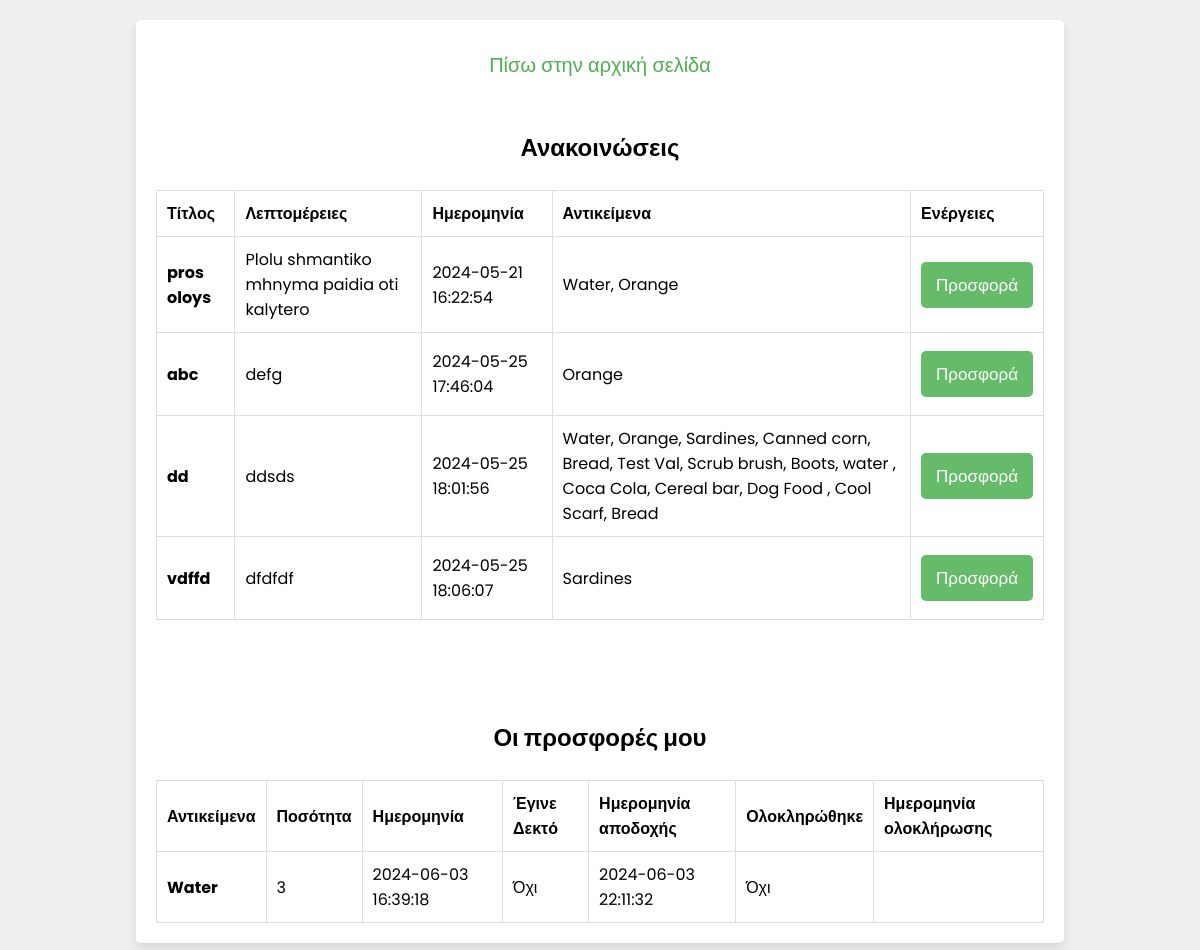
The page /civilian_announcements.php (signed in) on the database as committed earlier.
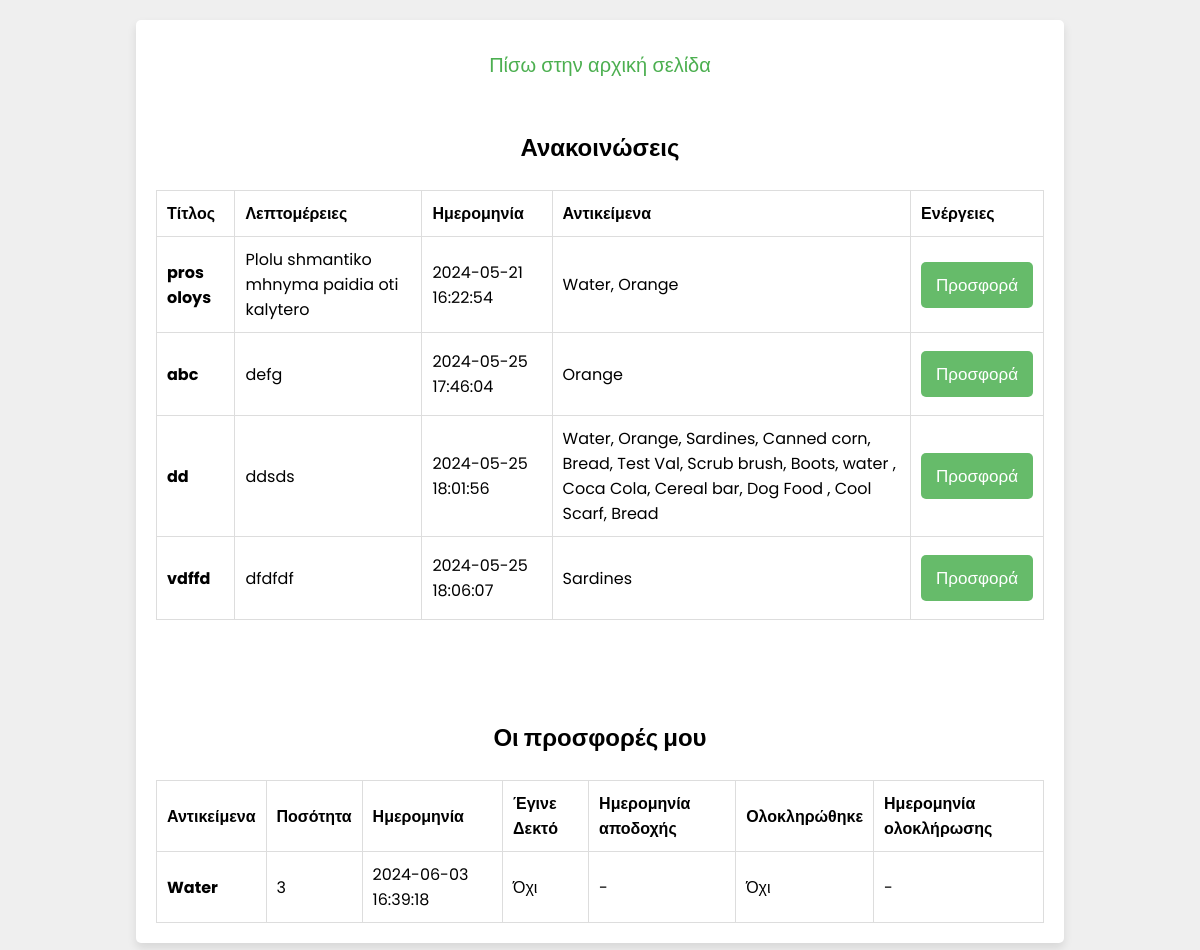
The same page on the database as committed later.
### tables this page shows
CREATE TABLE `announcements` (
  `id` int(255) NOT NULL,
  `title` varchar(255) NOT NULL,
  `details` text NOT NULL,
  `date` datetime NOT NULL,
  `item_ids` varchar(255) NOT NULL
);

CREATE TABLE `offers` (
  `id` int(255) NOT NULL,
  `civilian_id` int(255) NOT NULL,
  `date` datetime NOT NULL,
  `item_id` varchar(255) NOT NULL,
  `quantity` int(255) NOT NULL,
  `load_date` datetime NOT NULL,
  `rescuer_id` int(255) NOT NULL,
  `completed` int(1) NOT NULL,
  `complete_date` datetime NOT NULL
);

### civilian_announcements.php (the view, shortened to what this page needs)
<?php
@include 'config.php';
$civilian_name = $_SESSION['user_name'];
$stmt = $conn->prepare("SELECT * FROM users WHERE name = ?");
$stmt->bind_param("s", $civilian_name);
$stmt->execute();
$result = $stmt->get_result();
$row = $result->fetch_assoc();
$civilian_id = $row['id'];
?>
<!DOCTYPE html>
<html lang="el">
<head>
    <link rel="stylesheet" href="css/style.css">
</head>
<body>
    <div class="form-container">
    <form id="initialize_form" action="" method="post">
    <p><a href="civilian_page.php">Πίσω στην αρχική σελίδα</a></p>
    <br><br>
        <h2>Ανακοινώσεις</h2><br>
        <table class="table" id="announcementsTable">
            <thead>
                <tr>
                    <th scope="col">Τίτλος</th>
                    <th scope="col">Λεπτομέρειες</th>
                    <th scope="col">Ημερομηνία</th>
                    <th scope="col">Αντικείμενα</th>
                    <th scope="col">Ενέργειες</th>
                </tr>
            </thead>
            <tbody>
                <?php
                $stmt = $conn->prepare("SELECT id, title, details, date, item_ids FROM announcements");
                $stmt->execute();
                $result = $stmt->get_result();
                if ($result->num_rows > 0) {
                    while ($row = $result->fetch_assoc()) {
                        $announcement_id = $row['id'];
                        $item_ids = explode(',', $row['item_ids']);
                        $item_names = [];
                        foreach ($item_ids as $item_id) {
                            $item_stmt = $conn->prepare("SELECT name FROM items WHERE id = ?");
                            $item_stmt->bind_param("i", $item_id);
                            $item_stmt->execute();
                            $item_result = $item_stmt->get_result();
                            if ($item_row = $item_result->fetch_assoc()) {
                                $item_names[] = $item_row['name'];
                            }
                        }
                        $item_names_str = implode(', ', $item_names);
                        echo '<tr>
                            <th scope="row">' . htmlspecialchars($row['title']) . '</th>
                            <td>' . htmlspecialchars($row['details']) . '</td>
                            <td>' . htmlspecialchars($row['date']) . '</td>
                            <td>' . htmlspecialchars($item_names_str) . '</td>
                            <td>
                                <button class="update-btn form-btn"><a href="add_offer_or_request.php?is_a=offer&announcement_id=' . $announcement_id . '">Προσφορά</a></button>
                            </td>
                        </tr>';
                    }
                } else {
                    echo "<tr><td colspan='5'>Δεν βρέθηκαν ανακοινώσεις</td></tr>";
                }
                ?>
            </tbody>
        </table>
        <br><br>
        <form id="initialize_form" action="" method="post">
            <br><br>
            <h2>Οι προσφορές μου</h2><br>
            <table class="table" id="offersTable">
                <thead>
                    <tr>
                        <th scope="col">Αντικείμενα</th>
                        <th scope="col">Ποσότητα</th>
                        <th scope="col">Ημερομηνία</th>
                        <th scope="col">Έγινε Δεκτό</th>
                        <th scope="col">Ημερομηνία αποδοχής</th>
                        <th scope="col">Ολοκληρώθηκε</th>
                        <th scope="col">Ημερομηνία ολοκλήρωσης</th>
                    </tr>
                </thead>
                <tbody>
                    <?php
                    $stmt = $conn->prepare("SELECT * FROM offers WHERE civilian_id = ?");
                    $stmt->bind_param("i", $civilian_id);
                    $stmt->execute();
                    $result = $stmt->get_result();
                    if ($result) {
                        while ($row = $result->fetch_assoc()) {
                            $itemIds = explode(',', $row['item_id']);
                            $itemNames = [];
                            foreach ($itemIds as $itemId) {
                                $itemStmt = $conn->prepare("SELECT name FROM items WHERE id = ?");
                                $itemStmt->bind_param("i", $itemId);
                                $itemStmt->execute();
                                $itemResult = $itemStmt->get_result();
                                $itemRow = $itemResult->fetch_assoc();
                                $itemNames[] = $itemRow['name'];
                                $completed = $row['completed'] != 0 ? 'Ναι' : 'Όχι';
                                $complete_date = $row['complete_date'] !='0000-00-00 00:00:00'? $row['complete_date'] : '-';
                            }
                            $itemNamesString = implode(', ', $itemNames);
                            $accepted = $row['rescuer_id'] != 0 ? 'Ναι' : 'Όχι';
                            $load_date = $row['load_date'] !='0000-00-00 00:00:00'? $row['load_date'] : '-';
                            echo '<tr>
                                <th scope="row">' . htmlspecialchars($itemNamesString) . '</th>
                                <td>' . htmlspecialchars($row['quantity']) . '</td>
                                <td>' . htmlspecialchars($row['date']) . '</td>
                                <td>' . htmlspecialchars($accepted) . '</td>
                                <td>' . htmlspecialchars($load_date) . '</td>
                                <td>' . htmlspecialchars($completed) . '</td>
                                <td>' . htmlspecialchars($complete_date) . '</td>
                            </tr>';
                        }
                    }
                    ?>
                </tbody>
            </table>
        </form>
    </div>
</body>
</html>

### css/style.css (style rules this page uses)
html { scroll-behavior: smooth; font-size: 16px; }
* { font-family: 'Poppins', sans-serif; margin: 0; padding: 0; box-sizing: border-box; outline: none; border: none; text-decoration: none; }
.form-container { min-height: 100vh; display: flex; align-items: center; justify-content: center; padding: 1.25rem; padding-bottom: 3.75rem; background: #efefef; }
.form-container form { padding: 1.25rem; border-radius: 0.3125rem; box-shadow: 0 0.3125rem 0.625rem rgba(0, 0, 0, .1); background: #FFF; text-align: center; max-width: 80%; width: 100%; }
.form-container form .form-btn { background: #66BB6A; color: #FFF; text-transform: capitalize; font-size: 1.25rem; cursor: pointer; }
.form-container form p { margin-top: 0.625rem; font-size: 1.25rem; color: #333; }
.form-container form p a { color: #4CAF50; }
table { width: 100%; border-collapse: collapse; }
th, td { padding: 0.625rem; border: 0.0625rem solid #ddd; text-align: left; }
.form-container form button.form-btn { width: fit-content; padding: 0.625rem 0.9375rem; font-size: 1.0625rem; margin: 0.5rem 0; background: #66BB6A; color: #FFF; border-radius: 0.3125rem; }
button { width: fit-content; padding: 0.5rem 0.75rem; margin: 0.5rem 0; background: #66BB6A; color: #FFF; border-radius: 0.3125rem; }
.update-btn, .delete-btn { background: #66BB6A; color: #FFF; border: none; padding: 0.5rem 0.75rem; cursor: pointer; border-radius: 0.3125rem; }
.update-btn a, .delete-btn a { color: #FFF; text-decoration: none; }

Rows that differ between the two databases and show on the page:
changed offers "Όχι": load_date "2024-06-03 22:11:32" → "-"; complete_date (not shown) → "-"
